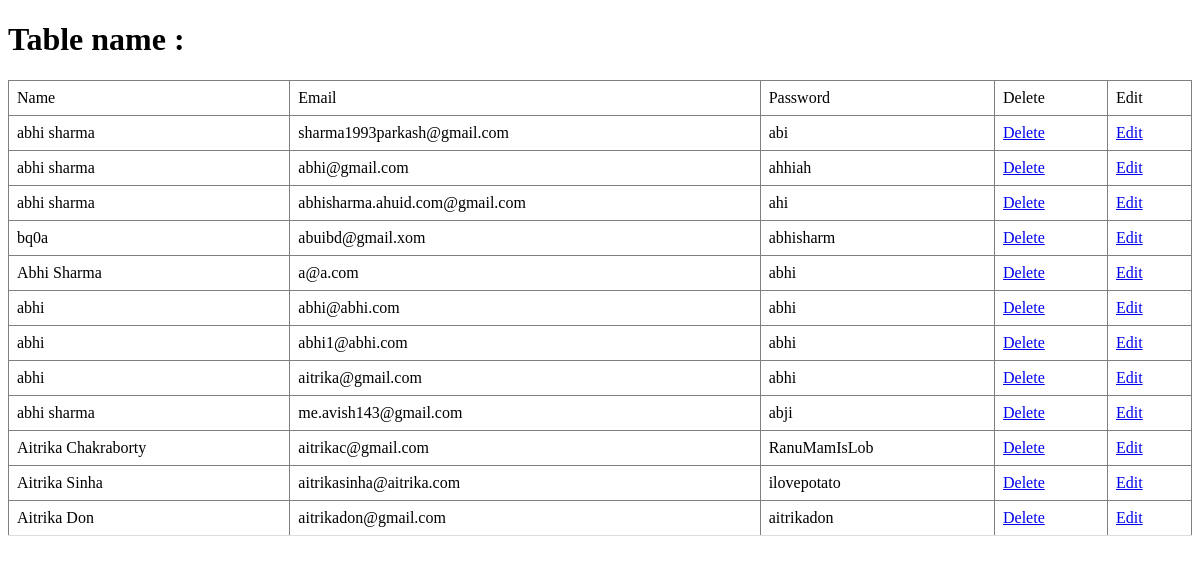
The page /show on the database as committed earlier.
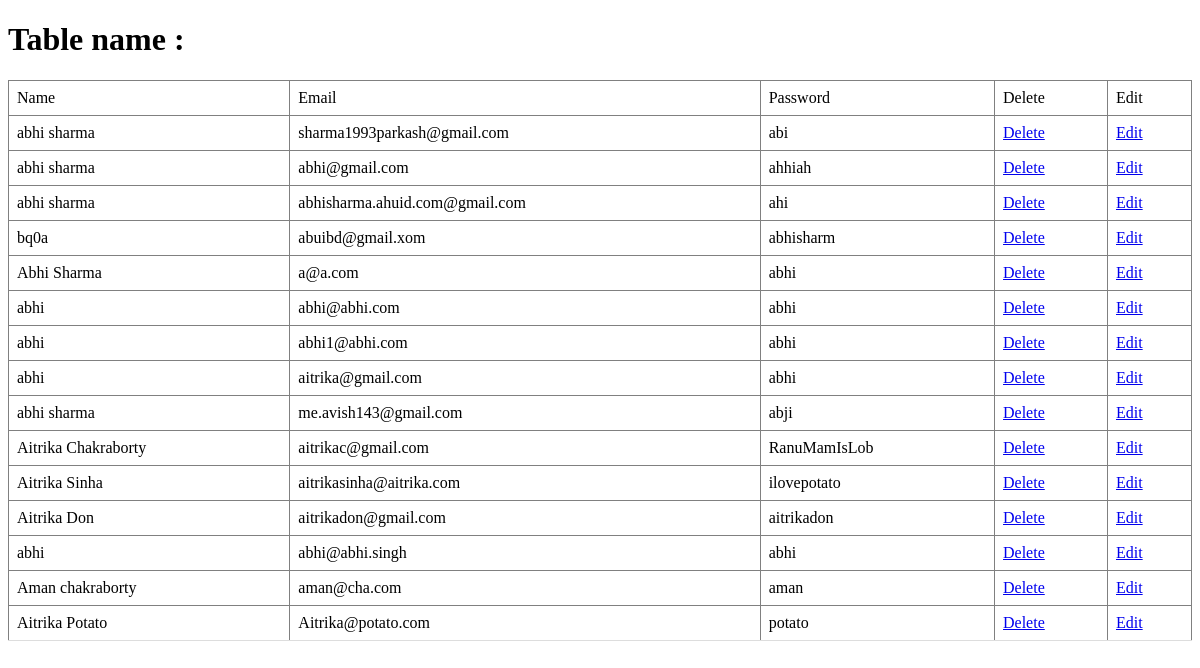
The same page on the database as committed later.
### expense_tracker/models.py (models this page shows)
class user(models.Model):
    name = models.CharField(max_length=50)
    email = models.EmailField(max_length=50)
    password = models.CharField(max_length=50)
    class Meta:
        db_table = "user"

### expense_tracker/views.py (the view)
# urls.py: path('show' , views.show),
def show(request ):
    u = user.objects.all()
    return render(request , 'show.html' , {'db':u})

### expense_tracker/templates/show.html (shortened to what this page needs)
<!DOCTYPE html>
<html lang="en">
<head>
</head>
<body>
<h1>Table name  : {{db.user_email}}</h1>
<table border="1px">
    <tr>
        <td>Name</td>
        <td>Email</td>
        <td>Password</td>
        <td>Delete</td>
        <td>Edit</td>
    </tr>
    {% for i in db %}
        <td>{{i.name}}</td>
        <td>{{i.email}}</td>
        <td>{{i.password}}</td>
        <td><a href="del/{{i.id}}">Delete</a></td>
        <td><a href="edit/{{i.id}}">Edit</a></td>
    {% endfor %}
</table>
</body>
</html>

### expense_tracker/templates/show.html (style rules this page uses)
table { border-collapse: collapse; width: 100%; }
th, td { padding: 8px; text-align: left; border-bottom: 1px solid #ddd; }

Rows that differ between the two databases and show on the page:
added user: name "abhi", email "abhi@abhi.singh", password "abhi"
added user: name "Aman chakraborty", email "aman@cha.com", password "aman"
added user: name "Aitrika Potato", email "Aitrika@potato.com", password "potato"
